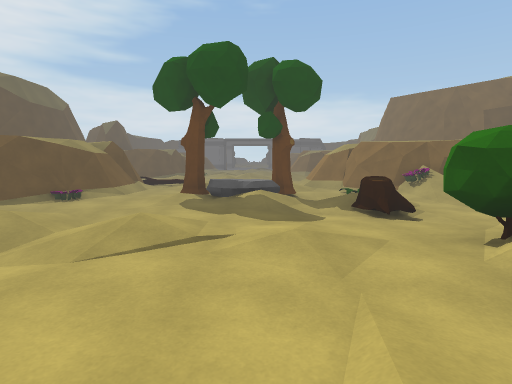
[1] (above)

17 first-person views from a walk through a scene from a Unity 3-D project. The camera is 1.5 m above the floor, tilts 6° down and sees 80° across. The floor is counted in squares, 2 m on a side. Each view is taken from the middle of a square. On the plan, view 1 faces up. The plan holds only what a view shows up to about 10 squares ahead; the rest is blank. The place goes on beyond the plan. The player is left out. Some animated figures are left out.

[2]
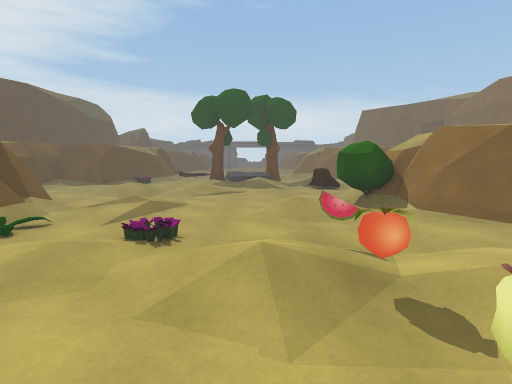

[3]
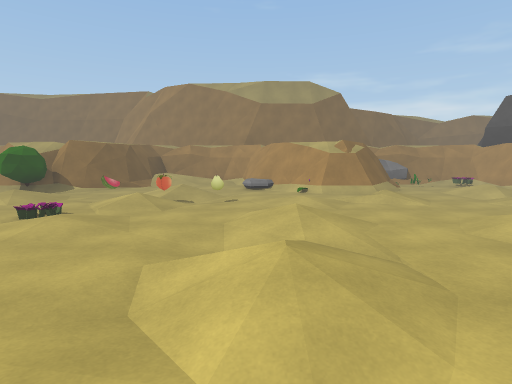

[4]
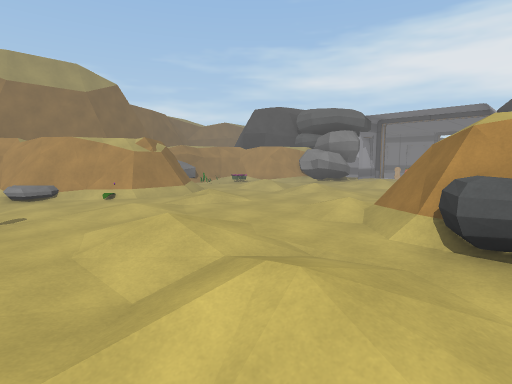

[5]
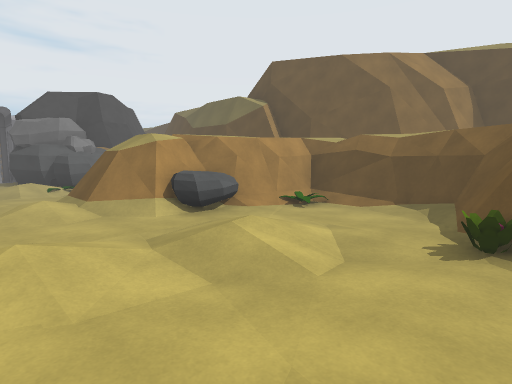

[6]
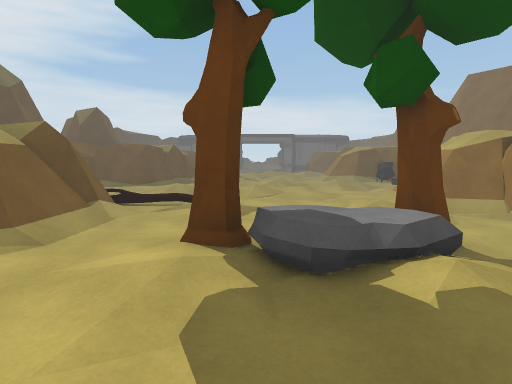

[7]
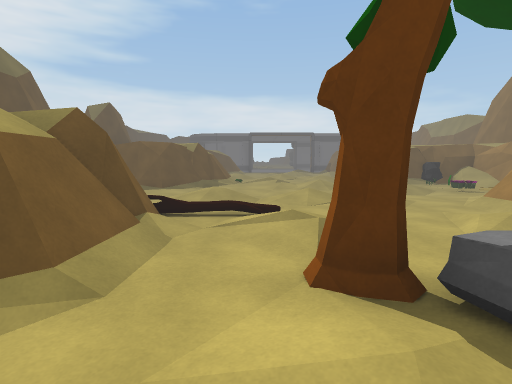

[8]
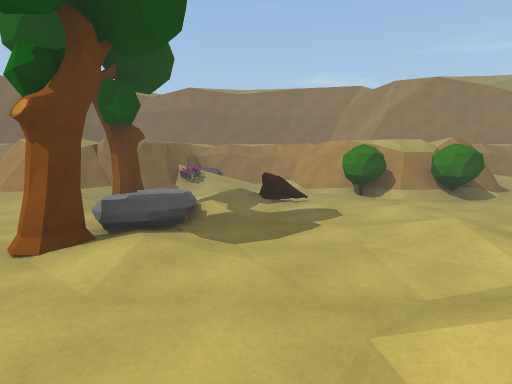

[9]
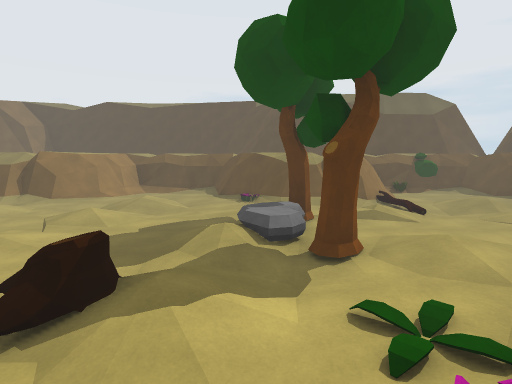

[10]
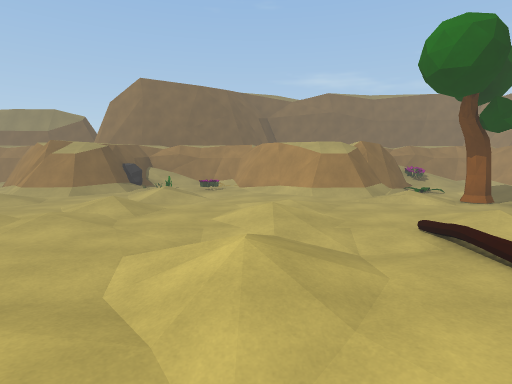

[11]
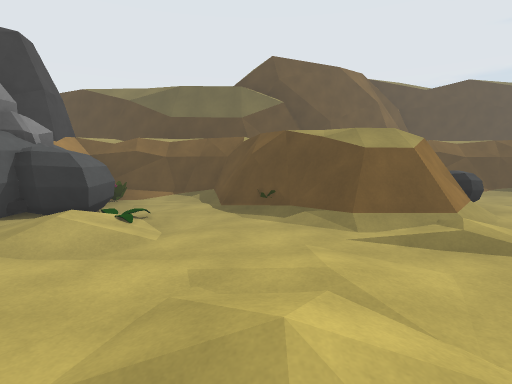

[12]
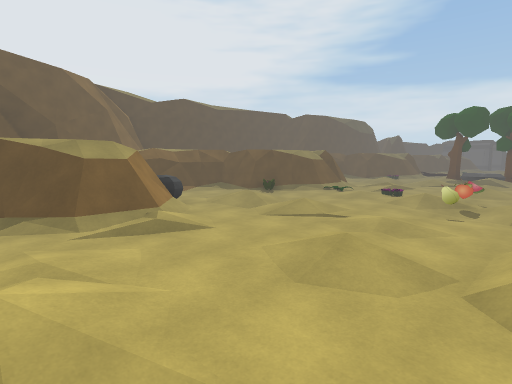

[13]
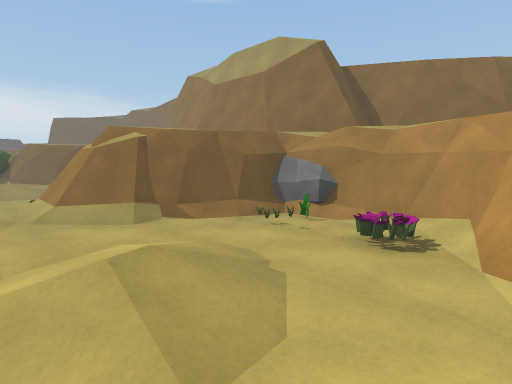

[14]
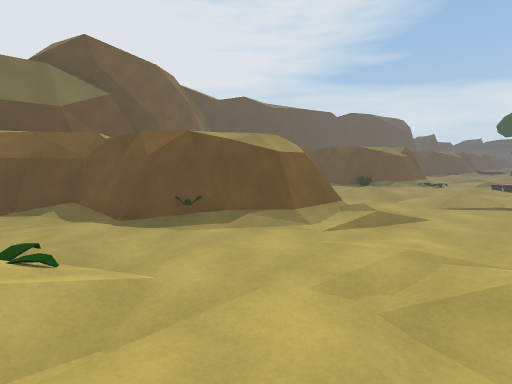

[15]
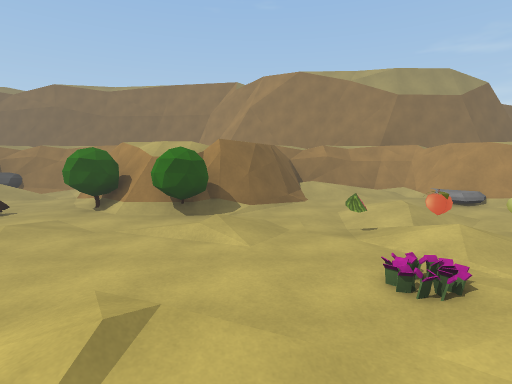

[16]
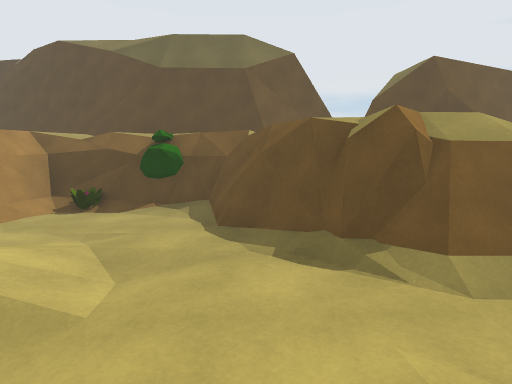

[17]
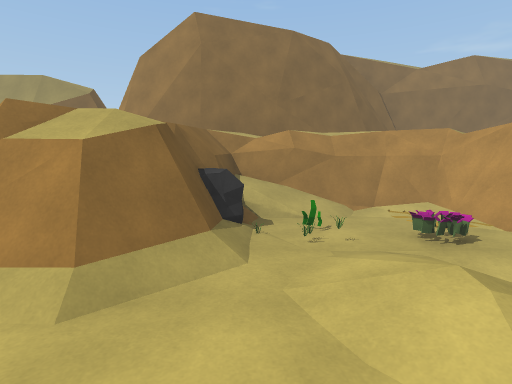

### Floor plan
Key: @ floor where view 1 was taken; # wall or solid block; . main floor; : floor 0.25 m higher than the main floor; - floor 0.25 m lower than the main floor; + floor 0.5 m higher than the main floor; * floor 0.75 m higher than the main floor; / step, stairs or slope; = window, fence, low wall or low ledge; ^ raised ledge; O other object.
Columns run from 6 left of view 1 to 6 right of it. Each row starts with its distance up from view 1.
 15   ## ...###^#
 14   ##....OOO^#
 13 ###...//:O:#
 12 O..--..--O:#
 11 #.-:./...###
 10 #O..-...##
  9 ###//...##
  8   #//..:/#
  7   #/.OOOOO^#
  6  ##..=*.../O
  5 ##.....-O./#
  4 #../-.../.##
  3 #../.:..O #
  2 ##/.-...##
  1  ##.:...O#
  0   #/..@./##
 -1   #O.O.O./##
 -2 ###...+O:.+#
 -3 #......O/.:#
 -4 #../...../##
 -5 #O......O##
 -6 ##O/....###
 -7  ###:.../##
 -8   ##......OO
 -9  ##O..:.:.O#
-10 ##.....--.O#
-11 #OOO/....###

Where each view was taken, in squares from view 1:
view 1: 0 up, 0 right, facing up
view 2: 4 down, 0 right, facing up
view 3: 4 down, 5 left, facing right
view 4: 3 down, 4 left, facing down-right
view 5: 2 down, 1 left, facing down-left
view 6: 4 up, 1 left, facing up
view 7: 5 up, 2 left, facing up
view 8: 5 up, 4 left, facing right
view 9: 6 up, 4 right, facing left
view 10: 11 up, 5 left, facing right
view 11: 9 down, 1 right, facing left
view 12: 9 down, 2 right, facing up-left
view 13: 11 down, 1 right, facing up-right
view 14: 11 down, 0 right, facing up-left
view 15: 0 up, 3 left, facing right
view 16: 13 up, 1 left, facing left
view 17: 14 up, 0 right, facing right
